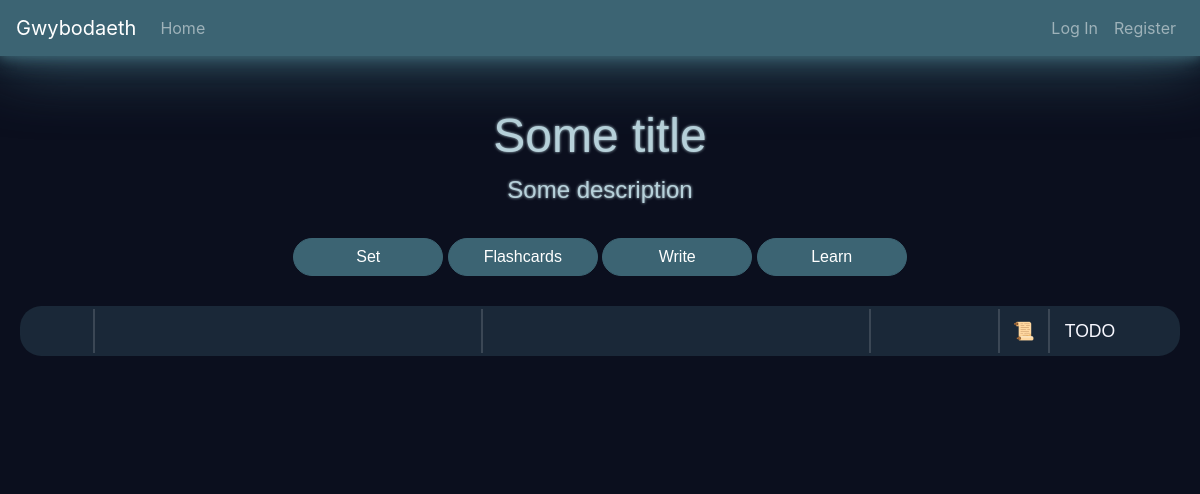
The page /set/2 on the database as committed earlier.
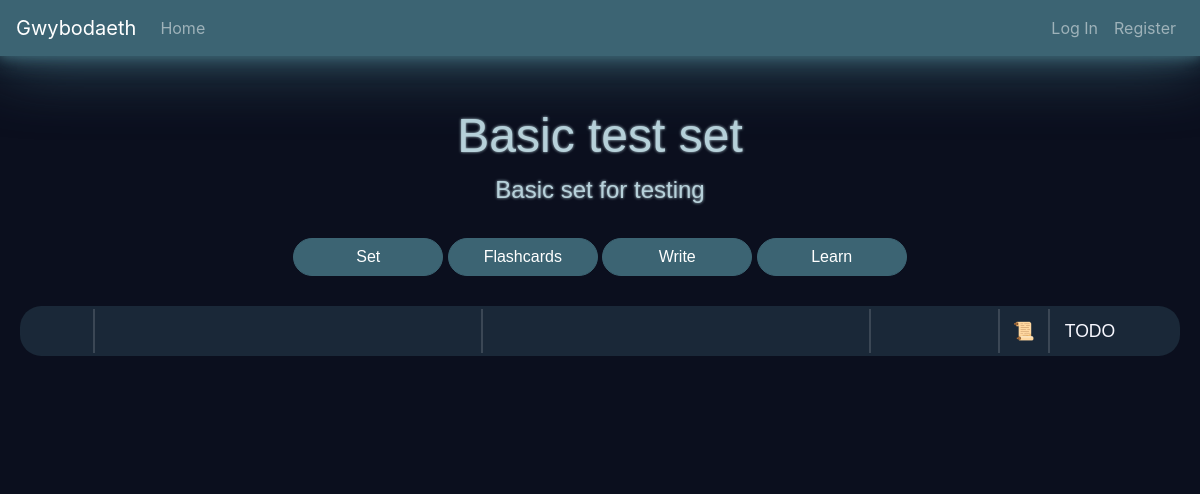
The same page on the database as committed later.
### Gwybodaeth/models.py (models this page shows, shortened)
class Study_set(models.Model):
    author      = models.ForeignKey(User, on_delete=models.CASCADE, related_name="study_sets")
    description = models.CharField (max_length=1023)
    title       = models.CharField (max_length=127)
    defs_lang   = models.CharField (max_length=8)
    terms_lang  = models.CharField (max_length=8)
    terms       = models.JSONField ()
    timestamp   = models.DateTimeField(auto_now_add=True)

### Gwybodaeth/views.py (the view)
# urls.py: path("set/<int:study_set_id>",            views.study_set_view,       name="study-set-view" ),
def study_set_view(request, study_set_id):
    require_method(request, 'GET')
    study_set = require_study_set(request, study_set_id)
    return render(request, "gwybodaeth/Simple/study_set.html", {
        "study_set": study_set,
    })

### Gwybodaeth/util.py (called while the page is built)
def require_method(request, method, status=400):
    if (type(method) is list) and (not request.method in method):
        return JsonResponse({"error": f"Request method must be one of the following:\
                            {', '.join(method)}."},
                            status=status)
    if not request.method == method:
        return JsonResponse({"error": f"{method} request required"},
                            status=status)

def get_object_if_exists(model, id):
    try:
        object = model.objects.get(pk=id)
    except ObjectDoesNotExist:
        return False
    return object

def require_study_set(request, study_set_id):
    study_set = get_object_if_exists(Study_set, study_set_id)
    if not study_set:
        return page_not_found(request, "Study set", study_set_id)
    return study_set

### Gwybodaeth/templates/gwybodaeth/Simple/study_set.html (shortened to what this page needs)
{% extends "gwybodaeth/layout.html" %}
{% load static %}
{% block body %}
  {% include "gwybodaeth/includable/study_set_header.html"      %}
  {% include "gwybodaeth/includable/study_set_description.html" %}
  {% include "gwybodaeth/includable/learning_options.html"      %}
  <div  id   ="study-items"
        class="study-items"
        data-ng-app       ="studySet"
        data-ng-controller="studySetController">
    <div  class         ="study-item
                          bg-moon-glass"
          data-ng-repeat="term in terms">
      <div  class       ="study-item-index"
            data-ng-bind="term.id">
      </div>
      <div  class       ="study-item-term"
            data-ng-bind="term.term">
      </div>
      <div  class       ="study-item-def"
            data-ng-bind="term.def">
      </div>
      <div  class       ="study-item-cat"
            data-ng-bind="term.cat">
      </div>
      <div  title="{[{term.note}]}"
            class  ="study-item-note">
        <span>&#128220</span>
      </div>
      <div class="study-item-options">
        TODO
      </div>
    </div>
  </div>
{% endblock %}

### Gwybodaeth/templates/gwybodaeth/includable/study_set_header.html
<div class="study-set-title text-lleuad-lawn">
  {{ study_set.title }}{% if subtitle %} - {{ subtitle }}{% endif %}
</div>

### Gwybodaeth/templates/gwybodaeth/includable/study_set_description.html
<div class="study-set-description text-lleuad-lawn">
  {{ study_set.description }}
</div>

Rows that differ between the two databases and show on the page:
changed Study_set: title "Some title" → "Basic test set"; description "Some description" → "Basic set for testing"
